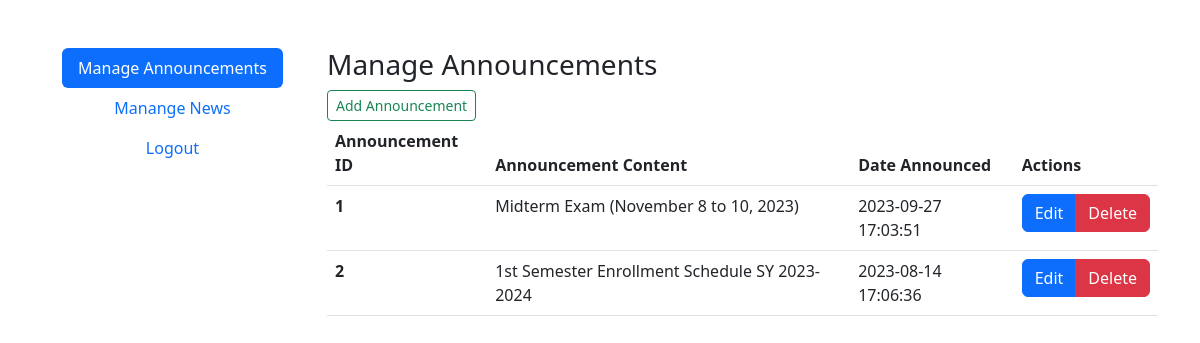
Page /ispsc-api/index.php (signed in) on the committed database.
### tables this page shows
CREATE TABLE `announcement` (
  `announcement_id` int(11) NOT NULL,
  `announcement_content` text NOT NULL,
  `announcement_date` datetime NOT NULL DEFAULT current_timestamp()
);

### ispsc-api/init.php (called while the page is built, shortened)
<?php
spl_autoload_register(function ($class) {
    $file = __DIR__ . "/Engine/" . $class . ".php";
});

### ispsc-api/Engine/Database.php (called while the page is built, shortened)
<?php
class Database extends PDO{
    private static $_instance;
    public static function getInstance()
    {
        if ( self::$_instance === null )
            self::$_instance = new self(DB_HOST, DB_NAME, DB_USER, DB_PASS);
        return self::$_instance;
    }
}

### ispsc-api/Engine/Announcements.php (called while the page is built, shortened)
<?php
class Announcements {
    private $db;
    public function __construct() {
        $this->db = Database::getInstance();
    }
    public function fetchAnnouncements() {
        $sql = "SELECT * FROM `announcement` ORDER BY announcement_date DESC    ";
        $stmt = $this->db->query($sql);
        if ($stmt->execute()) {
            $announcements = $stmt->fetchAll(PDO::FETCH_ASSOC);
            return $announcements;
        }
    }
}

### ispsc-api/index.php (the view, shortened to what this page needs)
<?php
    include_once 'init.php';
?>
<!doctype html>
<html lang="en">
<head>
    <link href="https://cdn.jsdelivr.net/npm/bootstrap@5.2.3/dist/css/bootstrap.min.css" rel="stylesheet">
    <link href="https://cdn.jsdelivr.net/npm/simple-datatables@latest/dist/style.css" rel="stylesheet" type="text/css">
    <link rel="stylesheet" href="//cdn.jsdelivr.net/npm/alertifyjs@1.13.1/build/css/alertify.min.css"/>
    <link href="https://cdn.jsdelivr.net/npm/summernote@0.8.18/dist/summernote.min.css" rel="stylesheet">
</head>
<body>
    <div class="container py-5">
        <div class="row">
            <div class="col-md-3">
                <div class="d-flex justify-content-center">
                    <div class="nav flex-column nav-pills" id="v-pills-tab" role="tablist" aria-orientation="vertical">
                        <button class="nav-link active" id="v-pills-home-tab" data-bs-toggle="pill" data-bs-target="#v-pills-home" type="button" role="tab" aria-controls="v-pills-home" aria-selected="true">Manage Announcements</button>
                        <button class="nav-link" id="v-pills-messages-tab" data-bs-toggle="pill" data-bs-target="#v-pills-messages" type="button" role="tab" aria-controls="v-pills-messages" aria-selected="false">Manange News</button>
                        <button class="nav-link"  type="button" role="tab" onclick="window.location='logout.php'">Logout</button>
                    </div>
                </div>
            </div>
            <div class="col-md-9">
                <div class="tab-content" id="v-pills-tabContent">
                    <div class="tab-pane fade show active" id="v-pills-home" role="tabpanel" aria-labelledby="v-pills-home-tab" tabindex="0">
                        <h3>Manage Announcements</h3>
                                <div class="table-responsive">
                                    <button type="button" class="btn btn-outline-success btn-sm" data-bs-toggle="modal" data-bs-target="#addAnnouncement">
                                        Add Announcement
                                    </button>
                                    <table class="table" id="announcement_table">
                                        <thead>
                                        <tr>
                                            <th scope="col">Announcement ID</th>
                                            <th scope="col">Announcement Content</th>
                                            <th scope="col">Date Announced</th>
                                            <th scope="col">Actions</th>
                                        </tr>
                                        </thead>
                                        <tbody>
                                        <?php
                                        $announcements_obj = new Announcements();
                                            $announcements = $announcements_obj->fetchAnnouncements();
                                        foreach ($announcements as $as):
                                        ?>
                                        <tr>
                                            <th scope="row"><?= $as['announcement_id'] ?></th>
                                            <td><?= $as['announcement_content'] ?></td>
                                            <td><?= $as['announcement_date'] ?></td>
                                            <td>
                                                <div class="btn-group" role="group" aria-label="Basic example">
                                                    <button type="button" data-id="<?= $as['announcement_id'] ?>" class="btn btn-primary edit_announcement">Edit</button>
                                                    <button type="button" data-id="<?= $as['announcement_id'] ?>" class="btn btn-danger delete_announcement">Delete</button>
                                                </div>
                                            </td>
                                        </tr>
                                        <?php
                                            endforeach;
                                        ?>
                                        </tbody>
                                    </table>
                                </div>
                    </div>
                </div>
             </div>
        </div>
    </div>
</body>
</html>

### rows in the picture
announcement: announcement_id "1", announcement_content "Midterm Exam (November 8 to 10, 2023)", announcement_date "2023-09-27 17:03:51"
announcement: announcement_id "2", announcement_content "1st Semester Enrollment Schedule SY 2023-2024", announcement_date "2023-08-14 17:06:36"
